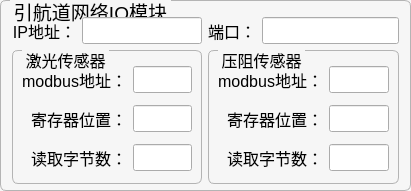
  <widget class="QGroupBox" name="groupBox_5">
   <property name="geometry">
    <rect>
     <x>260</x>
     <y>220</y>
     <width>411</width>
     <height>191</height>
    </rect>
   </property>
   <property name="font">
    <font>
     <pointsize>14</pointsize>
    </font>
   </property>
   <property name="styleSheet">
    <string notr="true">QGroupBox {
	background-color: #f6f6f6;
    border-width: 1px;
    border-radius: 6px;
   border-style:solid;
  border-color: #b4b4b4;
  margin-top: 2ex;
}
QGroupBox::title {
     subcontrol-origin: margin;
     subcontrol-position: top left;
   left:10px;
     margin-left: 0px;
     padding:0 1px;
}</string>
   </property>
   <property name="title">
    <string>引航道网络IO模块</string>
   </property>
   <layout class="QGridLayout" name="gridLayout_10">
    <property name="topMargin">
     <number>16</number>
    </property>
    <property name="bottomMargin">
     <number>6</number>
    </property>
    <item row="0" column="0">
     <widget class="QLabel" name="label_38">
      <property name="font">
       <font>
        <pointsize>12</pointsize>
       </font>
      </property>
      <property name="text">
       <string>IP地址：</string>
      </property>
      <property name="alignment">
       <set>Qt::AlignRight|Qt::AlignTrailing|Qt::AlignVCenter</set>
      </property>
     </widget>
    </item>
    <item row="0" column="1">
     <widget class="QLineEdit" name="lineEdit_outside_IO_host">
      <property name="font">
       <font>
        <pointsize>12</pointsize>
       </font>
      </property>
      <property name="text">
       <string/>
      </property>
      <property name="alignment">
       <set>Qt::AlignCenter</set>
      </property>
     </widget>
    </item>
    <item row="0" column="2">
     <widget class="QLabel" name="label_39">
      <property name="font">
       <font>
        <pointsize>12</pointsize>
       </font>
      </property>
      <property name="text">
       <string>端口：</string>
      </property>
      <property name="alignment">
       <set>Qt::AlignRight|Qt::AlignTrailing|Qt::AlignVCenter</set>
      </property>
     </widget>
    </item>
    <item row="0" column="3">
     <widget class="QLineEdit" name="lineEdit_outside_IO_port">
      <property name="sizePolicy">
       <sizepolicy hsizetype="Expanding" vsizetype="Fixed">
        <horstretch>0</horstretch>
        <verstretch>0</verstretch>
       </sizepolicy>
      </property>
      <property name="font">
       <font>
        <pointsize>12</pointsize>
       </font>
      </property>
      <property name="text">
       <string/>
      </property>
      <property name="alignment">
       <set>Qt::AlignCenter</set>
      </property>
     </widget>
    </item>
    <item row="1" column="2" rowspan="3" colspan="2">
     <widget class="QGroupBox" name="groupBox_11">
      <property name="font">
       <font>
        <pointsize>12</pointsize>
       </font>
      </property>
      <property name="title">
       <string>压阻传感器</string>
      </property>
      <layout class="QGridLayout" name="gridLayout_11">
       <property name="bottomMargin">
        <number>6</number>
       </property>
       <item row="0" column="0">
        <widget class="QLabel" name="label_40">
         <property name="font">
          <font>
           <pointsize>12</pointsize>
          </font>
         </property>
         <property name="text">
          <string>modbus地址：</string>
         </property>
         <property name="alignment">
          <set>Qt::AlignRight|Qt::AlignTrailing|Qt::AlignVCenter</set>
         </property>
        </widget>
       </item>
       <item row="0" column="1">
        <widget class="QLineEdit" name="lineEdit_outside_pressure_address">
         <property name="font">
          <font>
           <pointsize>12</pointsize>
          </font>
         </property>
         <property name="alignment">
          <set>Qt::AlignCenter</set>
         </property>
        </widget>
       </item>
       <item row="1" column="0">
        <widget class="QLabel" name="label_41">
         <property name="font">
          <font>
           <pointsize>12</pointsize>
          </font>
         </property>
         <property name="text">
          <string>寄存器位置：</string>
         </property>
         <property name="alignment">
          <set>Qt::AlignRight|Qt::AlignTrailing|Qt::AlignVCenter</set>
         </property>
        </widget>
       </item>
       <item row="1" column="1">
        <widget class="QLineEdit" name="lineEdit_outside_pressure_register">
         <property name="font">
          <font>
           <pointsize>12</pointsize>
          </font>
         </property>
         <property name="alignment">
          <set>Qt::AlignCenter</set>
         </property>
        </widget>
       </item>
       <item row="2" column="0">
        <widget class="QLabel" name="label_42">
         <property name="font">
          <font>
           <pointsize>12</pointsize>
          </font>
         </property>
         <property name="text">
          <string>读取字节数：</string>
         </property>
         <property name="alignment">
          <set>Qt::AlignRight|Qt::AlignTrailing|Qt::AlignVCenter</set>
         </property>
        </widget>
       </item>
       <item row="2" column="1">
        <widget class="QLineEdit" name="lineEdit_outside_pressure_size">
         <property name="font">
          <font>
           <pointsize>12</pointsize>
          </font>
         </property>
         <property name="alignment">
          <set>Qt::AlignCenter</set>
         </property>
        </widget>
       </item>
      </layout>
     </widget>
    </item>
    <item row="1" column="0" rowspan="3" colspan="2">
     <widget class="QGroupBox" name="groupBox_12">
      <property name="font">
       <font>
        <pointsize>12</pointsize>
       </font>
      </property>
      <property name="title">
       <string>激光传感器</string>
      </property>
      <layout class="QGridLayout" name="gridLayout_12">
       <property name="bottomMargin">
        <number>6</number>
       </property>
       <item row="0" column="0">
        <widget class="QLabel" name="label_43">
         <property name="font">
          <font>
           <pointsize>12</pointsize>
          </font>
         </property>
         <property name="text">
          <string>modbus地址：</string>
         </property>
         <property name="alignment">
          <set>Qt::AlignRight|Qt::AlignTrailing|Qt::AlignVCenter</set>
         </property>
        </widget>
       </item>
       <item row="0" column="1">
        <widget class="QLineEdit" name="lineEdit_outside_laser_address">
         <property name="font">
          <font>
           <pointsize>12</pointsize>
          </font>
         </property>
         <property name="text">
          <string/>
         </property>
         <property name="alignment">
          <set>Qt::AlignCenter</set>
         </property>
        </widget>
       </item>
       <item row="1" column="0">
        <widget class="QLabel" name="label_44">
         <property name="font">
          <font>
           <pointsize>12</pointsize>
          </font>
         </property>
         <property name="text">
          <string>寄存器位置：</string>
         </property>
         <property name="alignment">
          <set>Qt::AlignRight|Qt::AlignTrailing|Qt::AlignVCenter</set>
         </property>
        </widget>
       </item>
       <item row="1" column="1">
        <widget class="QLineEdit" name="lineEdit_outside_laser_register">
         <property name="font">
          <font>
           <pointsize>12</pointsize>
          </font>
         </property>
         <property name="text">
          <string/>
         </property>
         <property name="alignment">
          <set>Qt::AlignCenter</set>
         </property>
        </widget>
       </item>
       <item row="2" column="0">
        <widget class="QLabel" name="label_45">
         <property name="font">
          <font>
           <pointsize>12</pointsize>
          </font>
         </property>
         <property name="text">
          <string>读取字节数：</string>
         </property>
         <property name="alignment">
          <set>Qt::AlignRight|Qt::AlignTrailing|Qt::AlignVCenter</set>
         </property>
        </widget>
       </item>
       <item row="2" column="1">
        <widget class="QLineEdit" name="lineEdit_outside_laser_size">
         <property name="font">
          <font>
           <pointsize>12</pointsize>
          </font>
         </property>
         <property name="text">
          <string/>
         </property>
         <property name="alignment">
          <set>Qt::AlignCenter</set>
         </property>
        </widget>
       </item>
      </layout>
     </widget>
    </item>
   </layout>
  </widget>
